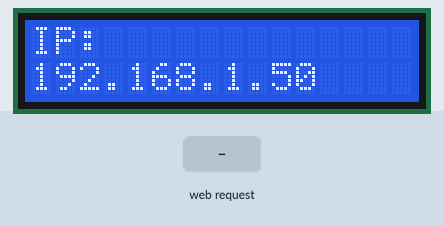
A sketch run on a simulated ESP32. Parts: 16×2 character LCD. The test bench sets the inputs (shaded band). WiFi joins after 1.5 s; servers stay silent unless stated; what the sketch prints to the serial monitor is not drawn.

Above: at 4.9 s.
5.0 s: HTTP request GET /s?d=1 received
At 5.8 s:
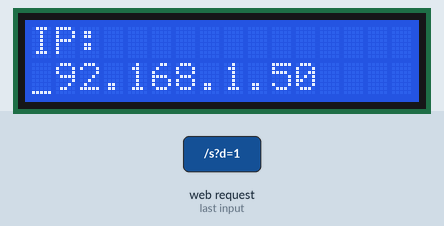
6.5 s: HTTP request GET /s?d=120 received
At 7.0 s:
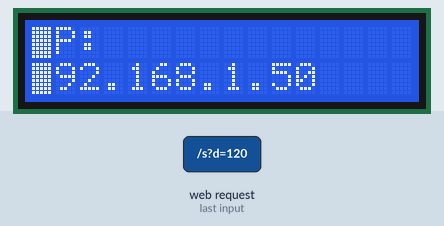
8.0 s: HTTP request GET /s?d=0 received
At 9.2 s:
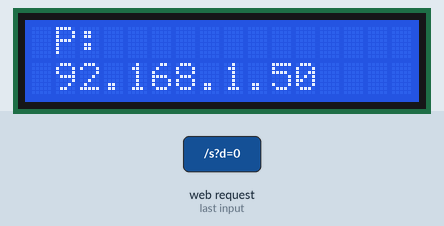
9.5 s: HTTP request GET /s?d=1 received
Timing chart, 0 to 12.0 s (numbered marks = the images above; inputs shaded):
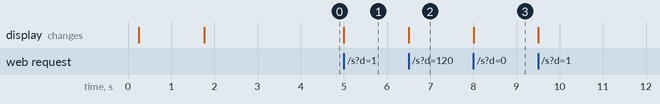

The sketch:

pwa_analyzer.ino
```cpp
/*
 * ESP32 Dumb LCD Display for audioMotion PWA Analyzer
 *
 * Connects to phone hotspot → HTTP server on port 80
 * Endpoint: GET /s?d=0,1,2,...,15  → parse 16 values (0-16) → update 16x2 LCD
 *
 * Dependencies: LiquidCrystal_I2C library (Frank de Brabander)
 * Wiring: SDA=GPIO21, SCL=GPIO22, VCC=5V, GND=GND, I2C addr=0x27
 *
 * Configure SSID/PASSWORD below for your phone's hotspot.
 * If STA fails, falls back to AP mode "AudioMotion-LCD" at 192.168.4.1
 */

#include <WiFi.h>
#include <WebServer.h>
#include <Wire.h>
#include <LiquidCrystal_I2C.h>

// ── WiFi Configuration ─────────────────────────────────────────────────────
// Set to your phone hotspot credentials
const char* WIFI_SSID     = "AudioMotion";
const char* WIFI_PASSWORD = "spectrum16";

const int   WIFI_TIMEOUT  = 15000; // ms before falling back to AP mode

// ── LCD ─────────────────────────────────────────────────────────────────────
LiquidCrystal_I2C lcd(0x27, 16, 2);

// Custom characters (CGRAM slots 1-7): N rows filled from bottom (height N/8)
static const byte barChars[7][8] = {
  { 0x00, 0x00, 0x00, 0x00, 0x00, 0x00, 0x00, 0x1F },
  { 0x00, 0x00, 0x00, 0x00, 0x00, 0x00, 0x1F, 0x1F },
  { 0x00, 0x00, 0x00, 0x00, 0x00, 0x1F, 0x1F, 0x1F },
  { 0x00, 0x00, 0x00, 0x00, 0x1F, 0x1F, 0x1F, 0x1F },
  { 0x00, 0x00, 0x00, 0x1F, 0x1F, 0x1F, 0x1F, 0x1F },
  { 0x00, 0x00, 0x1F, 0x1F, 0x1F, 0x1F, 0x1F, 0x1F },
  { 0x00, 0x1F, 0x1F, 0x1F, 0x1F, 0x1F, 0x1F, 0x1F }
};

// Double-buffer: only write changed cells (reduces I2C traffic)
char curTop[16];
char curBot[16];

// ── HTTP Server ────────────────────────────────────────────────────────────
WebServer server(80);

// ── Helpers ────────────────────────────────────────────────────────────────

// Map height 0-16 to LCD character:
//   0 → space, 1-7 → custom char, 8 → solid block (0xFF)
static char heightToChar(int h) {
  if (h <= 0) return ' ';
  if (h >= 8) return (char)0xFF;
  return (char)h;
}

// Write a single cell only if changed
static void writeCell(int col, int row, char ch, char* buf) {
  if (buf[col] != ch) {
    lcd.setCursor(col, row);
    lcd.write((uint8_t)ch);
    buf[col] = ch;
  }
}

// Update LCD from 16 bar heights (0-16)
static void updateLCD(const byte* bars) {
  for (int c = 0; c < 16; c++) {
    byte v = bars[c];
    char t = ' ', b = ' ';
    if (v >= 9) { b = (char)0xFF; t = heightToChar(v - 8); }
    else        { b = heightToChar(v); }
    writeCell(c, 0, t, curTop);
    writeCell(c, 1, b, curBot);
  }
}

// ── HTTP handlers ──────────────────────────────────────────────────────────

void handleRoot() {
  String html = "<html><body style='background:#111;color:#0f0;font-family:monospace;padding:20px;'>";
  html += "<h2>audioMotion LCD</h2>";
  html += "<p>ESP32 IP: " + WiFi.localIP().toString() + "</p>";
  html += "<p>Send bars: <code>GET /s?d=0,1,2,...,15</code></p>";
  html += "<p>Values: 0-16 per bar</p>";
  html += "</body></html>";
  server.send(200, "text/html", html);
}

void handleSend() {
  if (!server.hasArg("d")) {
    server.send(400, "text/plain", "Missing d parameter. Use /s?d=0,1,2,...,15");
    return;
  }

  String data = server.arg("d");
  byte bars[16];
  int idx = 0;
  int start = 0;

  for (int i = 0; i <= data.length(); i++) {
    if (i == data.length() || data.charAt(i) == ',') {
      if (idx < 16) {
        String part = data.substring(start, i);
        part.trim();
        int val = part.toInt();
        if (val < 0) val = 0;
        if (val > 16) val = 16;
        bars[idx++] = (byte)val;
      }
      start = i + 1;
    }
  }

  // Pad remaining bars with 0 if fewer than 16 values received
  while (idx < 16) bars[idx++] = 0;

  updateLCD(bars);
  server.send(200, "text/plain", "OK");
}

void handleNotFound() {
  server.send(404, "text/plain", "Not found. Use / or /s");
}

// ── Setup ──────────────────────────────────────────────────────────────────

void setup() {
  Serial.begin(115200);
  delay(100);

  // ── LCD init ──
  Wire.begin(21, 22);
  Wire.setClock(400000);
  lcd.init();
  lcd.backlight();
  lcd.clear();

  for (int i = 0; i < 7; i++)
    lcd.createChar(i + 1, (byte*)barChars[i]);

  for (int c = 0; c < 16; c++) { curTop[c] = ' '; curBot[c] = ' '; }

  lcd.setCursor(0, 0); lcd.print("Connecting WiFi ");
  lcd.setCursor(0, 1); lcd.print(WIFI_SSID);

  // ── WiFi STA mode (connect to phone hotspot) ──
  WiFi.mode(WIFI_STA);
  WiFi.begin(WIFI_SSID, WIFI_PASSWORD);

  unsigned long startTime = millis();
  bool connected = false;

  while (millis() - startTime < WIFI_TIMEOUT) {
    if (WiFi.status() == WL_CONNECTED) {
      connected = true;
      break;
    }
    delay(500);
  }

  if (connected) {
    lcd.clear();
    lcd.setCursor(0, 0); lcd.print("IP:");
    lcd.setCursor(0, 1); lcd.print(WiFi.localIP().toString());
    Serial.print("Connected to "); Serial.println(WIFI_SSID);
    Serial.print("IP address: "); Serial.println(WiFi.localIP());
  } else {
    // Fallback to AP mode
    lcd.clear();
    lcd.setCursor(0, 0); lcd.print("AP mode");
    lcd.setCursor(0, 1); lcd.print("AudioMotion-LCD");
    WiFi.mode(WIFI_AP);
    WiFi.softAP("AudioMotion-LCD");
    Serial.println("STA failed. AP mode: AudioMotion-LCD");
    Serial.print("AP IP: "); Serial.println(WiFi.softAPIP());
    delay(2000);
    lcd.clear();
    lcd.setCursor(0, 0); lcd.print("AP: AudioMotion");
    lcd.setCursor(0, 1); lcd.print("IP: ");
    lcd.print(WiFi.softAPIP().toString());
  }

  // ── HTTP routes ──
  server.on("/", handleRoot);
  server.on("/s", handleSend);
  server.onNotFound(handleNotFound);
  server.begin();

  Serial.println("HTTP server started on port 80");
  delay(2000);
}

// ── Loop ───────────────────────────────────────────────────────────────────

void loop() {
  server.handleClient();
}
```

Measured:
- after the input at 5.0 s, the display: changes at once (image 1)
- after the input at 6.5 s, the display: changes at once (image 2)
- after the input at 8.0 s, the display: changes at once (image 3)
